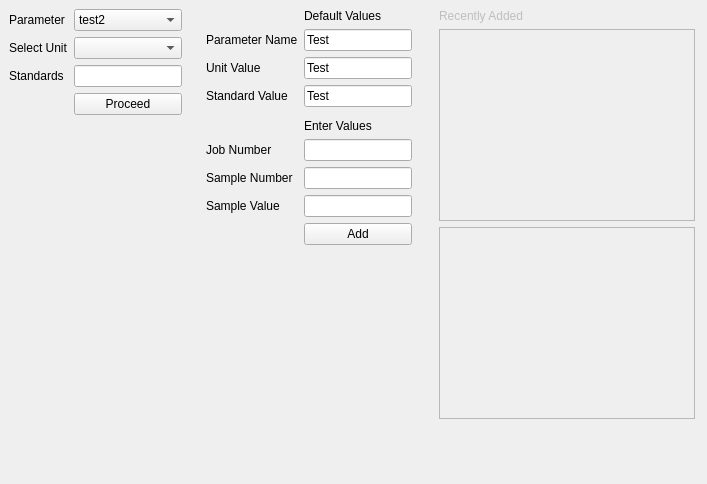
             <widget class="QWidget" name="gcmsTestsInsertPage">
              <layout class="QHBoxLayout" name="horizontalLayout_30">
               <property name="leftMargin">
                <number>0</number>
               </property>
               <property name="topMargin">
                <number>0</number>
               </property>
               <property name="rightMargin">
                <number>0</number>
               </property>
               <property name="bottomMargin">
                <number>0</number>
               </property>
               <item>
                <widget class="QWidget" name="widget_8" native="true">
                 <property name="minimumSize">
                  <size>
                   <width>0</width>
                   <height>0</height>
                  </size>
                 </property>
                 <layout class="QHBoxLayout" name="horizontalLayout_45">
                  <property name="leftMargin">
                   <number>0</number>
                  </property>
                  <property name="topMargin">
                   <number>0</number>
                  </property>
                  <property name="rightMargin">
                   <number>0</number>
                  </property>
                  <property name="bottomMargin">
                   <number>0</number>
                  </property>
                  <item>
                   <widget class="QWidget" name="widget_28" native="true">
                    <property name="enabled">
                     <bool>true</bool>
                    </property>
                    <property name="minimumSize">
                     <size>
                      <width>100</width>
                      <height>150</height>
                     </size>
                    </property>
                    <property name="maximumSize">
                     <size>
                      <width>250</width>
                      <height>2000</height>
                     </size>
                    </property>
                    <property name="styleSheet">
                     <string notr="true"/>
                    </property>
                    <layout class="QFormLayout" name="formLayout_3">
                     <item row="1" column="0">
                      <widget class="QLabel" name="label_51">
                       <property name="text">
                        <string>Parameter</string>
                       </property>
                      </widget>
                     </item>
                     <item row="1" column="1">
                      <widget class="QComboBox" name="gcmsTests">
                       <item>
                        <property name="text">
                         <string>test2</string>
                        </property>
                       </item>
                       <item>
                        <property name="text">
                         <string>test3</string>
                        </property>
                       </item>
                      </widget>
                     </item>
                     <item row="2" column="0">
                      <widget class="QLabel" name="label_30">
                       <property name="text">
                        <string>Select Unit</string>
                       </property>
                      </widget>
                     </item>
                     <item row="2" column="1">
                      <widget class="QComboBox" name="gcmsUnitVal"/>
                     </item>
                     <item row="3" column="0">
                      <widget class="QLabel" name="label_31">
                       <property name="text">
                        <string>Standards</string>
                       </property>
                      </widget>
                     </item>
                     <item row="3" column="1">
                      <widget class="QLineEdit" name="gcmsStandardVal"/>
                     </item>
                     <item row="4" column="1">
                      <widget class="QPushButton" name="gcmsProceedBtn">
                       <property name="text">
                        <string>Proceed</string>
                       </property>
                       <property name="checkable">
                        <bool>true</bool>
                       </property>
                      </widget>
                     </item>
                    </layout>
                   </widget>
                  </item>
                  <item>
                   <widget class="QWidget" name="gcmsTestsValueWidget" native="true">
                    <property name="enabled">
                     <bool>true</bool>
                    </property>
                    <property name="minimumSize">
                     <size>
                      <width>100</width>
                      <height>0</height>
                     </size>
                    </property>
                    <property name="maximumSize">
                     <size>
                      <width>300</width>
                      <height>16777215</height>
                     </size>
                    </property>
                    <property name="styleSheet">
                     <string notr="true"/>
                    </property>
                    <layout class="QFormLayout" name="formLayout_7">
                     <item row="0" column="1">
                      <widget class="QLabel" name="label_34">
                       <property name="text">
                        <string>Default Values</string>
                       </property>
                      </widget>
                     </item>
                     <item row="1" column="0">
                      <widget class="QLabel" name="label_53">
                       <property name="text">
                        <string>Parameter Name</string>
                       </property>
                      </widget>
                     </item>
                     <item row="1" column="1">
                      <widget class="QLineEdit" name="gcmsTestsShow">
                       <property name="enabled">
                        <bool>true</bool>
                       </property>
                       <property name="text">
                        <string>Test</string>
                       </property>
                       <property name="readOnly">
                        <bool>true</bool>
                       </property>
                      </widget>
                     </item>
                     <item row="2" column="0">
                      <widget class="QLabel" name="label_46">
                       <property name="layoutDirection">
                        <enum>Qt::RightToLeft</enum>
                       </property>
                       <property name="autoFillBackground">
                        <bool>false</bool>
                       </property>
                       <property name="text">
                        <string>Unit Value</string>
                       </property>
                      </widget>
                     </item>
                     <item row="2" column="1">
                      <widget class="QLineEdit" name="gcmsUnitValShow">
                       <property name="enabled">
                        <bool>true</bool>
                       </property>
                       <property name="text">
                        <string>Test</string>
                       </property>
                       <property name="readOnly">
                        <bool>true</bool>
                       </property>
                      </widget>
                     </item>
                     <item row="3" column="0">
                      <widget class="QLabel" name="label_45">
                       <property name="text">
                        <string>Standard Value</string>
                       </property>
                      </widget>
                     </item>
                     <item row="3" column="1">
                      <widget class="QLineEdit" name="gcmsStandardValShow">
                       <property name="enabled">
                        <bool>true</bool>
                       </property>
                       <property name="text">
                        <string>Test</string>
                       </property>
                       <property name="readOnly">
                        <bool>true</bool>
                       </property>
                      </widget>
                     </item>
                     <item row="6" column="1">
                      <widget class="QWidget" name="widget_33" native="true"/>
                     </item>
                     <item row="7" column="1">
                      <widget class="QLabel" name="label_24">
                       <property name="text">
                        <string>Enter Values</string>
                       </property>
                      </widget>
                     </item>
                     <item row="8" column="0">
                      <widget class="QLabel" name="label_43">
                       <property name="text">
                        <string>Job Number</string>
                       </property>
                      </widget>
                     </item>
                     <item row="8" column="1">
                      <widget class="QLineEdit" name="gcmsTestsJobNum">
                       <property name="text">
                        <string/>
                       </property>
                       <property name="maxLength">
                        <number>10</number>
                       </property>
                      </widget>
                     </item>
                     <item row="9" column="0">
                      <widget class="QLabel" name="label_44">
                       <property name="text">
                        <string>Sample Number</string>
                       </property>
                      </widget>
                     </item>
                     <item row="9" column="1">
                      <widget class="QLineEdit" name="gcmsTestsSample"/>
                     </item>
                     <item row="10" column="0">
                      <widget class="QLabel" name="label_47">
                       <property name="text">
                        <string>Sample Value</string>
                       </property>
                      </widget>
                     </item>
                     <item row="10" column="1">
                      <widget class="QLineEdit" name="gcmsTestsVal">
                       <property name="text">
                        <string/>
                       </property>
                      </widget>
                     </item>
                     <item row="11" column="1">
                      <widget class="QPushButton" name="gcmsAddTestsBtn_2">
                       <property name="text">
                        <string>Add</string>
                       </property>
                       <property name="checkable">
                        <bool>true</bool>
                       </property>
                      </widget>
                     </item>
                     <item row="12" column="1">
                      <spacer name="verticalSpacer_11">
                       <property name="orientation">
                        <enum>Qt::Vertical</enum>
                       </property>
                       <property name="sizeHint" stdset="0">
                        <size>
                         <width>20</width>
                         <height>40</height>
                        </size>
                       </property>
                      </spacer>
                     </item>
                    </layout>
                   </widget>
                  </item>
                  <item>
                   <widget class="QWidget" name="widget_26" native="true">
                    <property name="enabled">
                     <bool>false</bool>
                    </property>
                    <property name="minimumSize">
                     <size>
                      <width>0</width>
                      <height>100</height>
                     </size>
                    </property>
                    <property name="styleSheet">
                     <string notr="true"/>
                    </property>
                    <layout class="QVBoxLayout" name="verticalLayout_30">
                     <property name="leftMargin">
                      <number>12</number>
                     </property>
                     <property name="rightMargin">
                      <number>12</number>
                     </property>
                     <item>
                      <widget class="QLabel" name="label_52">
                       <property name="text">
                        <string>Recently Added </string>
                       </property>
                      </widget>
                     </item>
                     <item>
                      <widget class="QListWidget" name="gcmsTestsLists"/>
                     </item>
                     <item>
                      <widget class="QListView" name="listView"/>
                     </item>
                     <item>
                      <widget class="QWidget" name="widget_9" native="true">
                       <property name="minimumSize">
                        <size>
                         <width>0</width>
                         <height>50</height>
                        </size>
                       </property>
                       <property name="maximumSize">
                        <size>
                         <width>16777215</width>
                         <height>200</height>
                        </size>
                       </property>
                       <widget class="QPushButton" name="pushButton">
                        <property name="geometry">
                         <rect>
                          <x>270</x>
                          <y>10</y>
                          <width>113</width>
                          <height>32</height>
                         </rect>
                        </property>
                        <property name="text">
                         <string>upload Item</string>
                        </property>
                       </widget>
                      </widget>
                     </item>
                    </layout>
                   </widget>
                  </item>
                 </layout>
                </widget>
               </item>
              </layout>
             </widget>
